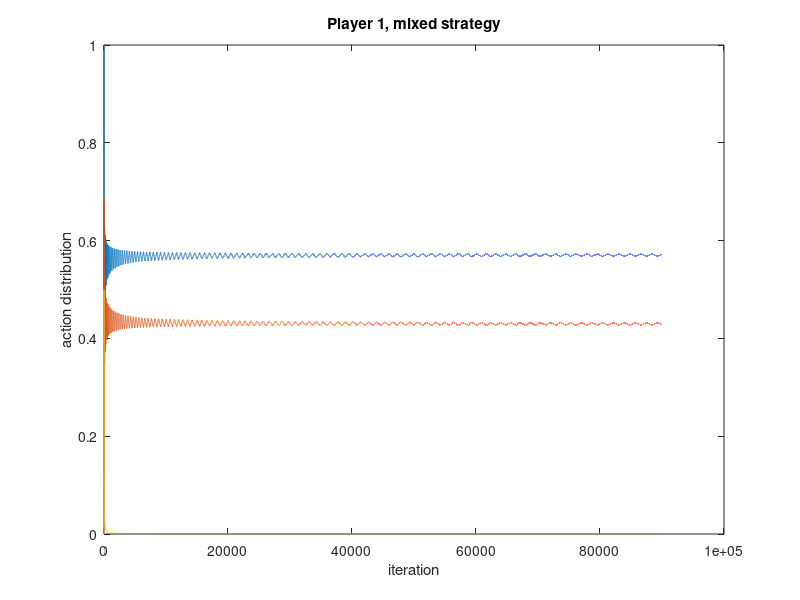
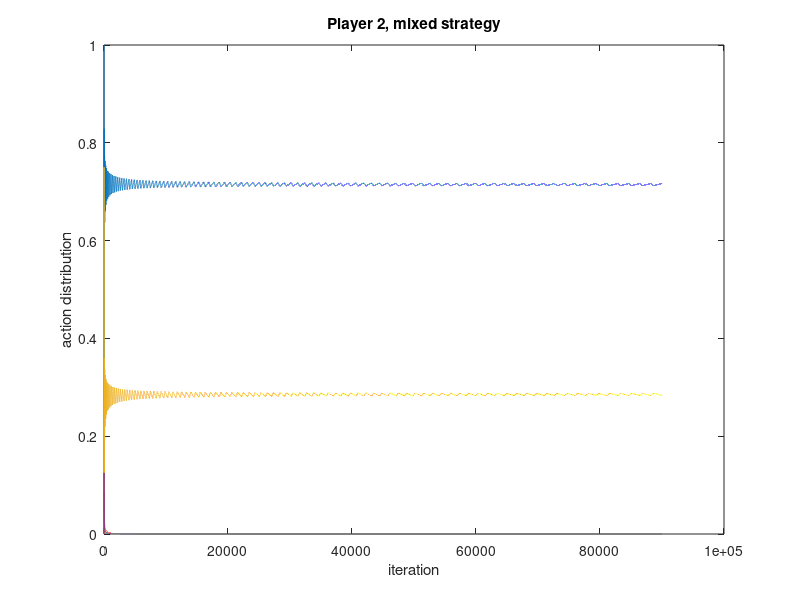

The MATLAB script that drew these images, in order:
% Daniel Khashabi 
% Sept 2015 
A = [4 3 1 4; 2 5 6 3; 1 0 7 0]; 
% A = [0 5 -2; -3 0 4; 6 -4 0]; 
% A = [6 8 3 1 6; 4 2 6 3 5; 2 4 6 4 1; 1 3 2 5 3]; 

n = size(A,1); 
m = size(A,2); 

% random initialization
i = unidrnd(n); 
j = unidrnd(m); 
actionCount1 = zeros(n, 1); 
actionCount2 = zeros(m, 1); 

x_all = []; 
y_all = []; 
for iter = 1:90000
	actionCount1(i, 1) = actionCount1(i, 1) +  1; 
	actionCount2(j, 1) = actionCount2(j, 1) +  1; 
	
	x = actionCount1 / sum(iter); 
	y = actionCount2 / sum(iter); 
	
	x_all = [x_all x]; 
	y_all = [y_all y]; 
	
	[valMax,i] = max( A * y  ); 
	[valMin,j] = min( x' * A ); 
end 

figure(1);  plot(1:iter, x_all);  
title('Player 1, mixed strategy');
xlabel('iteration');
ylabel('action distribution');
print -dpdf player1.pdf

figure(2);  plot(1:iter, y_all); 
title('Player 2, mixed strategy');
xlabel('iteration');
ylabel('action distribution');
print -dpdf player2.pdf
